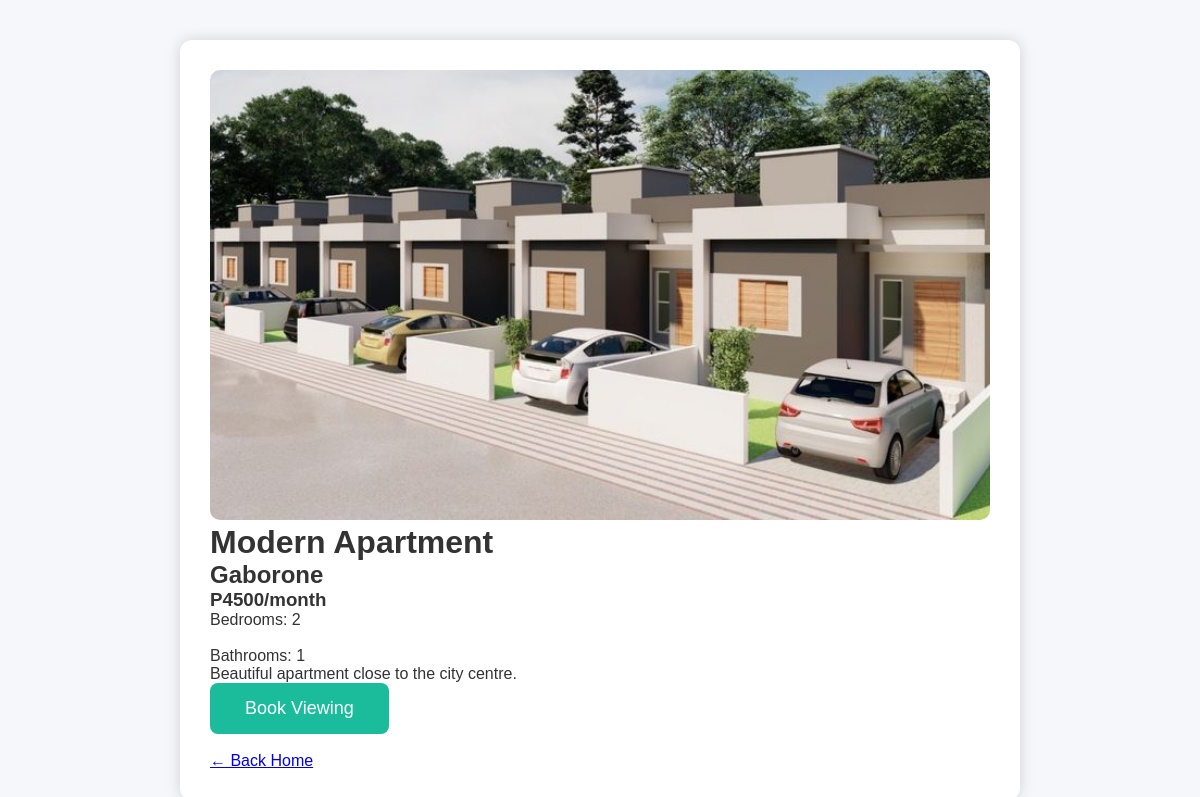
Screenshot of /property/10 with the database file from the repository.
### tables this page shows
CREATE TABLE properties (
               
    id INTEGER PRIMARY KEY
AUTOINCREMENT,
        title TEXR NOT NULL,
        location TEXT NOT NULL,
        price INTEGER,
        bedrooms INTEGER,
        bathrooms INTEGER,
        description TEXT,
        image TEXT
               
);

### app.py (the view)
@app.route("/property/<int:id>")
def property_details(id):
    connection = get_db_connection()
    cursor = connection.cursor()
    cursor.execute(
        "SELECT * FROM properties WHERE id = ?",
        (id,)
    )
    property = cursor.fetchone()
    connection.close()
    if property is None:
        return "Property not found", 404
    return render_template(
        "property.html",
        property=property
    )

### app.py (called while the page is built)
def get_db_connection():
    connection = sqlite3.connect("rentwise.db")
    connection.row_factory = sqlite3.Row
    return connection

### templates/property.html (shortened to what this page needs)
<!DOCTYPE html>
<html lang="en">
<head>
    <link rel="stylesheet"
          href="{{ url_for('static', filename='css/style.css') }}">
</head>
<body>
    <div class="details-container">
        <img src="{{ url_for('static', filename=property['image']) }}"
             class="details-image">
        <h1>{{ property['title'] }}</h1>
        <h2>{{ property['location'] }}</h2>
        <h3>P{{ property['price'] }}/month</h3>
        <p>
            Bedrooms:
            {{ property['bedrooms'] }}
            <br><br>
            Bathrooms:
            {{ property['bathrooms'] }}
        </p>
        <p>
            {{ property['description'] }}
        </p>
        <button class="book-btn">
            Book Viewing
        </button>
        <br><br>
        <a href="/">← Back Home</a>
    </div>
</body>
</html>

### static/css/style.css (style rules this page uses)
* { margin:0; padding:0; box-sizing:border-box; font-family:Arial, Helvetica, sans-serif; }
body { background:#f5f7fa; color:#333; }
button { background:#0077b6; color:white; border:none; padding:15px 35px; font-size:18px; border-radius:8px; cursor:pointer; transition:0.3s; }
.details-container { width:70%; margin:40px auto; background:white; padding:30px; border-radius:12px; box-shadow:0 0 15px rgba(0,0,0,.15); }
.details-image { width:100%; height:450px; object-fit:cover; border-radius:10px; }
.book-btn { background:#1abc9c; color:white; border:none; padding:15px 35px; border-radius:8px; font-size:18px; cursor:pointer; }

### rows the page displays
properties: image (picture), title "Modern Apartment", location "Gaborone", price "4500", bedrooms "2", bathrooms "1", description "Beautiful apartment close to the city centre."
